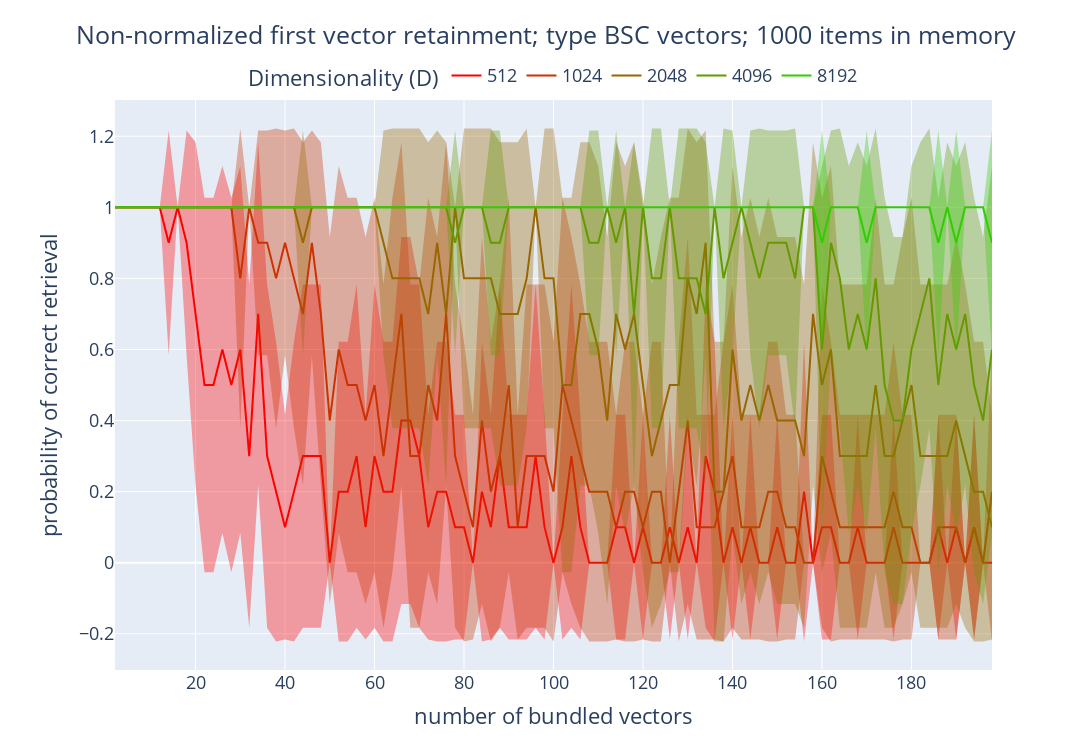

The notebook cell this image was saved under:
### Code cell
fig = go.Figure()

for d_idx in range(len(DIMENSIONS)):
    fig.add_trace(go.Scatter(x=BUNDLE_SIZES, y=unbound_vec_retainment_mean[d_idx, :],
                             name=f'{DIMENSIONS[d_idx]}',
                             line=dict(color=f'rgb({255 - 255 * d_idx // len(DIMENSIONS)}, {255 * d_idx // len(DIMENSIONS)}, 1)')))
    fig.add_trace(go.Scatter(x=BUNDLE_SIZES + BUNDLE_SIZES[::-1], y=np.concatenate([unbound_vec_retainment_mean[d_idx, :] + unbound_vec_retainment_std[d_idx, :],
                        (unbound_vec_retainment_mean[d_idx, :] - unbound_vec_retainment_std[d_idx, :]).flip(0)]),
                        fill='toself',
                        line=dict(width=0),
                        fillcolor=f'rgba({255 - 255 * d_idx // len(DIMENSIONS)}, {255 * d_idx // len(DIMENSIONS)}, 1, 0.35)',
                        showlegend=False
    ))

fig.update_layout(title=dict(
            text=f'Non-normalized first vector retainment; type {vsa_type} vectors; {item_memory_size} items in memory',
            x=0.5,
            y=.965,
          ),
          legend=dict(
            orientation="h",
            yanchor="top",
            y=1.075,
            xanchor="center",
            x=0.5,
            title='Dimensionality (D)'
          ),
          xaxis_title='number of bundled vectors',
          yaxis_title='probability of correct retrieval',
          width=1250,
          height=750,
          font=dict(
            size=18,
          ),
          margin=dict(l=115, r=100, t=100, b=80),
)

fig.show()

### Figure 1 — Plotly figure (JSON) as saved in the notebook; plotly's stock layout.template omitted (floating-point values rounded to 4 significant figures; data arrays with more than 128 entries replaced by an {"elided": "..."} marker saying what was removed)
{"data": [{"line": {"color": "rgb(255, 0, 1)"}, "name": "512", "type": "scatter", "x": [2, 4, 6, 8, 10, 12, 14, 16, 18, 20, 22, 24, 26, 28, 30, 32, 34, 36, 38, 40, 42, 44, 46, 48, 50, 52, 54, 56, 58, 60, 62, 64, 66, 68, 70, 72, 74, 76, 78, 80, 82, 84, 86, 88, 90, 92, 94, 96, 98, 100, 102, 104, 106, 108, 110, 112, 114, 116, 118, 120, 122, 124, 126, 128, 130, 132, 134, 136, 138, 140, 142, 144, 146, 148, 150, 152, 154, 156, 158, 160, 162, 164, 166, 168, 170, 172, 174, 176, 178, 180, 182, 184, 186, 188, 190, 192, 194, 196, 198], "y": [1, 1, 1, 1, 1, 1, 0.9, 1, 0.9, 0.7, 0.5, 0.5, 0.6, 0.5, 0.6, 0.3, 0.7, 0.3, 0.2, 0.1, 0.2, 0.3, 0.3, 0.3, 0, 0.2, 0.2, 0.3, 0.1, 0.3, 0.2, 0.2, 0.4, 0.4, 0.3, 0.1, 0.2, 0.2, 0.1, 0.1, 0, 0.2, 0.1, 0.3, 0.1, 0.1, 0.1, 0.3, 0.1, 0, 0.1, 0.3, 0.1, 0, 0, 0, 0.1, 0.1, 0, 0.1, 0, 0, 0.1, 0, 0.1, 0, 0.3, 0.2, 0, 0.1, 0, 0.1, 0, 0, 0.1, 0, 0, 0.2, 0, 0.1, 0.1, 0, 0, 0.1, 0, 0, 0, 0.1, 0, 0, 0, 0, 0.1, 0, 0.1, 0, 0.1, 0, 0]}, {"fill": "toself", "fillcolor": "rgba(255, 0, 1, 0.35)", "line": {"width": 0}, "showlegend": false, "type": "scatter", "x": {"elided": "198 int values"}, "y": {"elided": "198 float values"}}, {"line": {"color": "rgb(204, 51, 1)"}, "name": "1024", "type": "scatter", "x": [2, 4, 6, 8, 10, 12, 14, 16, 18, 20, 22, 24, 26, 28, 30, 32, 34, 36, 38, 40, 42, 44, 46, 48, 50, 52, 54, 56, 58, 60, 62, 64, 66, 68, 70, 72, 74, 76, 78, 80, 82, 84, 86, 88, 90, 92, 94, 96, 98, 100, 102, 104, 106, 108, 110, 112, 114, 116, 118, 120, 122, 124, 126, 128, 130, 132, 134, 136, 138, 140, 142, 144, 146, 148, 150, 152, 154, 156, 158, 160, 162, 164, 166, 168, 170, 172, 174, 176, 178, 180, 182, 184, 186, 188, 190, 192, 194, 196, 198], "y": [1, 1, 1, 1, 1, 1, 1, 1, 1, 1, 1, 1, 1, 1, 0.8, 1, 0.9, 0.9, 0.8, 0.9, 0.8, 0.7, 0.9, 0.7, 0.4, 0.6, 0.5, 0.5, 0.4, 0.5, 0.3, 0.5, 0.7, 0.3, 0.3, 0.5, 0.4, 0.7, 0.3, 0.2, 0.1, 0.4, 0.2, 0.3, 0.5, 0.1, 0.3, 0.3, 0.3, 0.2, 0.5, 0.4, 0.3, 0.2, 0.2, 0.2, 0.1, 0.2, 0.2, 0.1, 0.2, 0.2, 0, 0.2, 0.4, 0.1, 0.1, 0.1, 0.2, 0.3, 0.1, 0.1, 0.1, 0.2, 0.2, 0.1, 0.1, 0, 0, 0.3, 0.2, 0.1, 0.1, 0.1, 0.1, 0.1, 0.1, 0.2, 0.1, 0.1, 0, 0, 0.1, 0.1, 0.1, 0, 0.1, 0, 0.2]}, {"fill": "toself", "fillcolor": "rgba(204, 51, 1, 0.35)", "line": {"width": 0}, "showlegend": false, "type": "scatter", "x": {"elided": "198 int values"}, "y": {"elided": "198 float values"}}, {"line": {"color": "rgb(153, 102, 1)"}, "name": "2048", "type": "scatter", "x": [2, 4, 6, 8, 10, 12, 14, 16, 18, 20, 22, 24, 26, 28, 30, 32, 34, 36, 38, 40, 42, 44, 46, 48, 50, 52, 54, 56, 58, 60, 62, 64, 66, 68, 70, 72, 74, 76, 78, 80, 82, 84, 86, 88, 90, 92, 94, 96, 98, 100, 102, 104, 106, 108, 110, 112, 114, 116, 118, 120, 122, 124, 126, 128, 130, 132, 134, 136, 138, 140, 142, 144, 146, 148, 150, 152, 154, 156, 158, 160, 162, 164, 166, 168, 170, 172, 174, 176, 178, 180, 182, 184, 186, 188, 190, 192, 194, 196, 198], "y": [1, 1, 1, 1, 1, 1, 1, 1, 1, 1, 1, 1, 1, 1, 1, 1, 1, 1, 1, 1, 1, 0.9, 1, 1, 1, 1, 1, 1, 1, 1, 0.9, 0.8, 0.8, 0.8, 0.8, 0.7, 0.9, 0.7, 1, 0.8, 0.8, 0.8, 0.8, 0.7, 0.7, 0.7, 0.8, 1, 0.8, 0.8, 0.5, 0.5, 0.7, 0.7, 0.6, 0.4, 0.7, 0.6, 0.7, 0.5, 0.3, 0.4, 0.5, 0.5, 0.8, 0.7, 0.9, 0.2, 0.2, 0.6, 0.4, 0.5, 0.4, 0.5, 0.4, 0.4, 0.4, 0.3, 0.7, 0.5, 0.6, 0.3, 0.3, 0.3, 0.3, 0.5, 0.3, 0.3, 0.4, 0.5, 0.3, 0.3, 0.3, 0.3, 0.4, 0.3, 0.2, 0.2, 0.1]}, {"fill": "toself", "fillcolor": "rgba(153, 102, 1, 0.35)", "line": {"width": 0}, "showlegend": false, "type": "scatter", "x": {"elided": "198 int values"}, "y": {"elided": "198 float values"}}, {"line": {"color": "rgb(102, 153, 1)"}, "name": "4096", "type": "scatter", "x": [2, 4, 6, 8, 10, 12, 14, 16, 18, 20, 22, 24, 26, 28, 30, 32, 34, 36, 38, 40, 42, 44, 46, 48, 50, 52, 54, 56, 58, 60, 62, 64, 66, 68, 70, 72, 74, 76, 78, 80, 82, 84, 86, 88, 90, 92, 94, 96, 98, 100, 102, 104, 106, 108, 110, 112, 114, 116, 118, 120, 122, 124, 126, 128, 130, 132, 134, 136, 138, 140, 142, 144, 146, 148, 150, 152, 154, 156, 158, 160, 162, 164, 166, 168, 170, 172, 174, 176, 178, 180, 182, 184, 186, 188, 190, 192, 194, 196, 198], "y": [1, 1, 1, 1, 1, 1, 1, 1, 1, 1, 1, 1, 1, 1, 1, 1, 1, 1, 1, 1, 1, 1, 1, 1, 1, 1, 1, 1, 1, 1, 1, 1, 1, 1, 1, 1, 1, 1, 0.9, 1, 1, 1, 0.9, 0.9, 1, 1, 1, 1, 1, 1, 1, 1, 1, 0.9, 0.9, 1, 0.9, 1, 0.7, 1, 0.8, 0.8, 1, 0.8, 0.8, 0.8, 0.7, 1, 0.8, 0.9, 1, 0.9, 0.8, 0.9, 0.9, 0.9, 0.8, 1, 1, 0.6, 0.9, 0.8, 0.6, 0.7, 0.6, 0.8, 0.5, 0.4, 0.4, 0.6, 0.7, 0.8, 0.5, 0.7, 0.6, 0.7, 0.5, 0.4, 0.6]}, {"fill": "toself", "fillcolor": "rgba(102, 153, 1, 0.35)", "line": {"width": 0}, "showlegend": false, "type": "scatter", "x": {"elided": "198 int values"}, "y": {"elided": "198 float values"}}, {"line": {"color": "rgb(51, 204, 1)"}, "name": "8192", "type": "scatter", "x": [2, 4, 6, 8, 10, 12, 14, 16, 18, 20, 22, 24, 26, 28, 30, 32, 34, 36, 38, 40, 42, 44, 46, 48, 50, 52, 54, 56, 58, 60, 62, 64, 66, 68, 70, 72, 74, 76, 78, 80, 82, 84, 86, 88, 90, 92, 94, 96, 98, 100, 102, 104, 106, 108, 110, 112, 114, 116, 118, 120, 122, 124, 126, 128, 130, 132, 134, 136, 138, 140, 142, 144, 146, 148, 150, 152, 154, 156, 158, 160, 162, 164, 166, 168, 170, 172, 174, 176, 178, 180, 182, 184, 186, 188, 190, 192, 194, 196, 198], "y": [1, 1, 1, 1, 1, 1, 1, 1, 1, 1, 1, 1, 1, 1, 1, 1, 1, 1, 1, 1, 1, 1, 1, 1, 1, 1, 1, 1, 1, 1, 1, 1, 1, 1, 1, 1, 1, 1, 1, 1, 1, 1, 1, 1, 1, 1, 1, 1, 1, 1, 1, 1, 1, 1, 1, 1, 1, 1, 1, 1, 1, 1, 1, 1, 1, 1, 1, 1, 1, 1, 1, 1, 1, 1, 1, 1, 1, 1, 1, 0.9, 1, 1, 1, 1, 0.9, 1, 1, 1, 1, 1, 1, 1, 0.9, 1, 0.9, 1, 1, 1, 0.9]}, {"fill": "toself", "fillcolor": "rgba(51, 204, 1, 0.35)", "line": {"width": 0}, "showlegend": false, "type": "scatter", "x": {"elided": "198 int values"}, "y": {"elided": "198 float values"}}], "layout": {"font": {"size": 18}, "height": 750, "legend": {"orientation": "h", "title": {"text": "Dimensionality (D)"}, "x": 0.5, "xanchor": "center", "y": 1.075, "yanchor": "top"}, "margin": {"b": 80, "l": 115, "r": 100, "t": 100}, "title": {"text": "Non-normalized first vector retainment; type BSC vectors; 1000 items in memory", "x": 0.5, "y": 0.965}, "width": 1250, "xaxis": {"title": {"text": "number of bundled vectors"}}, "yaxis": {"title": {"text": "probability of correct retrieval"}}}}
